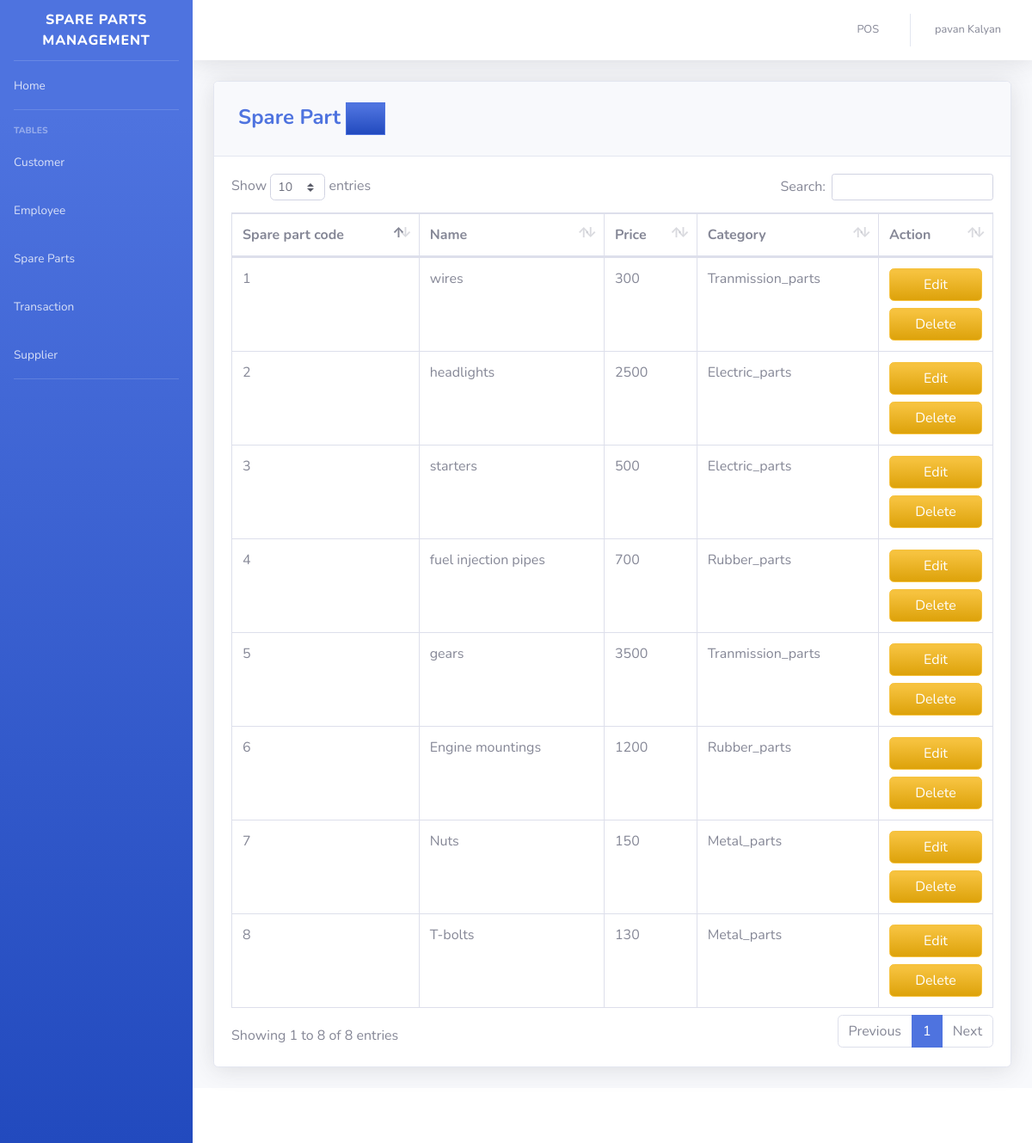
/pages/spare_parts.php (signed in), run on the app's committed database.
### tables this page shows
CREATE TABLE `product` (
  `PRODUCT_ID` int(11) NOT NULL,
  `PRODUCT_CODE` varchar(20) NOT NULL,
  `NAME` varchar(50) DEFAULT NULL,
  `DESCRIPTION` varchar(250) NOT NULL,
  `QTY_STOCK` int(50) DEFAULT NULL,
  `ON_HAND` int(250) NOT NULL,
  `PRICE` int(50) DEFAULT NULL,
  `CATEGORY_ID` int(11) DEFAULT NULL,
  `SUPPLIER_ID` int(11) DEFAULT NULL,
  `DATE_STOCK_IN` varchar(50) NOT NULL
);

CREATE TABLE `category` (
  `CATEGORY_ID` int(11) NOT NULL,
  `CNAME` varchar(50) DEFAULT NULL
);

### pages/spare_parts.php (the view, shortened to what this page needs)
<?php
include'../includes/connection.php';
include'../includes/sidebar.php';
?>
            <div class="card shadow mb-4">
            <div class="card-header py-3">
              <h4 class="m-2 font-weight-bold text-primary">Spare Part&nbsp;<a  href="#" data-toggle="modal" data-target="#aModal" type="button" class="btn btn-primary bg-gradient-primary" style="border-radius: 0px;"><i class="fas fa-fw fa-plus"></i></a></h4>
            </div>
            <div class="card-body">
              <div class="table-responsive">
                <table class="table table-bordered" id="dataTable" width="100%" cellspacing="0">
               <thead>
                   <tr>
                     <th>Spare part code</th>
                     <th>Name</th>
                     <th>Price</th>
                     <th>Category</th>
                     <th>Action</th>
                   </tr>
               </thead>
          <tbody>
<?php
    $query = 'SELECT PRODUCT_ID, PRODUCT_CODE, NAME, PRICE, CNAME, DATE_STOCK_IN FROM product p join category c on p.CATEGORY_ID=c.CATEGORY_ID GROUP BY PRODUCT_CODE';
        $result = mysqli_query($db, $query) or die (mysqli_error($db));
            while ($row = mysqli_fetch_assoc($result)) {
                echo '<tr>';
                echo '<td>'. $row['PRODUCT_CODE'].'</td>';
                echo '<td>'. $row['NAME'].'</td>';
                echo '<td>'. $row['PRICE'].'</td>';
                echo '<td>'. $row['CNAME'].'</td>';
                      echo '<td align="right">
                                  <a type="button" class="btn btn-warning bg-gradient-warning btn-block" href="pro_edit.php?action=edit & id='.$row['PRODUCT_ID']. '">
                                    </i> Edit
                                  </a>
								  <a type="button" class="btn btn-warning bg-gradient-warning btn-block" href="pro_del.php?action=del & id='.$row['PRODUCT_ID']. '">
                                   </i> Delete
									</a>
                            </div>
                          </div> </td>';
                echo '</tr> ';
                        }
?>
<?php
include'../includes/footer.php';
?>

### includes/sidebar.php (shortened to what this page needs)
<!DOCTYPE html>
<html lang="en">
<head>
  <link href="../vendor/fontawesome-free/css/all.min.css" rel="stylesheet" type="text/css">
  <link href="../css/sb-admin-2.min.css" rel="stylesheet">
  <link href="../vendor/datatables/dataTables.bootstrap4.min.css" rel="stylesheet">
</head>
<body id="page-top">
  <div id="wrapper">
    <ul class="navbar-nav bg-gradient-primary sidebar sidebar-dark accordion" id="accordionSidebar">
      <a class="sidebar-brand d-flex align-items-center justify-content-center" href="index.php">
        <div class="sidebar-brand-text mx-3">Spare Parts Management</div>
      </a>
      <hr class="sidebar-divider my-0">
      <li class="nav-item">
        <a class="nav-link" href="index.php">
          <span>Home</span></a>
      </li>
      <hr class="sidebar-divider">
      <div class="sidebar-heading">
        Tables
      </div>
      <li class="nav-item">
        <a class="nav-link" href="customer.php">
          <span>Customer</span></a>
      </li>
      <li class="nav-item">
        <a class="nav-link" href="Employee.php">
          <span>Employee</span></a>
      </li>
      <li class="nav-item">
        <a class="nav-link" href="spare_parts.php">
          <span>Spare Parts</span></a>
      </li>
      <li class="nav-item">
        <a class="nav-link" href="transaction.php">
          <span>Transaction</span></a>
      </li>
      <li class="nav-item">
        <a class="nav-link" href="Supplier.php">
          <span>Supplier</span></a>
      </li>
      <hr class="sidebar-divider d-none d-md-block">
    </ul>
    <?php include_once 'topbar.php'; ?>

### includes/topbar.php (shortened to what this page needs)
<div id="content-wrapper" class="d-flex flex-column">
  <div id="content">
    <nav class="navbar navbar-expand navbar-light bg-white topbar mb-4 static-top shadow">
      <ul class="navbar-nav ml-auto">
        <li class="nav-item dropdown no-arrow">
          <a class="nav-link" href="pos.php" role="button">
            <span class="mr-2 d-none d-lg-inline text-gray-600 small">POS</span>
          </a>
        </li>
        <li class="nav-item dropdown no-arrow">
          <a class="nav-link dropdown-toggle" href="#" id="userDropdown" role="button" data-toggle="dropdown" aria-haspopup="true" aria-expanded="false">
            <span class="mr-2 d-none d-lg-inline text-gray-600 small"><?php echo  $_SESSION['FIRST_NAME']. ' '.$_SESSION['LAST_NAME'] ;?></span>
          </a>
        </li>
      </ul>
    </nav>
    <div class="container-fluid">

### includes/footer.php (shortened to what this page needs)
      <footer class="sticky-footer bg-white">
      </footer>
</body>
</html>

### data on the page
product: PRODUCT_CODE "1", NAME "wires", PRICE "300", CATEGORY_ID.CNAME "Tranmission_parts"
product: PRODUCT_CODE "2", NAME "headlights", PRICE "2500", CATEGORY_ID.CNAME "Electric_parts"
product: PRODUCT_CODE "3", NAME "starters", PRICE "500", CATEGORY_ID.CNAME "Electric_parts"
product: PRODUCT_CODE "4", NAME "fuel injection pipes", PRICE "700", CATEGORY_ID.CNAME "Rubber_parts"
product: PRODUCT_CODE "5", NAME "gears", PRICE "3500", CATEGORY_ID.CNAME "Tranmission_parts"
product: PRODUCT_CODE "6", NAME "Engine mountings", PRICE "1200", CATEGORY_ID.CNAME "Rubber_parts"
product: PRODUCT_CODE "7", NAME "Nuts", PRICE "150", CATEGORY_ID.CNAME "Metal_parts"
product: PRODUCT_CODE "8", NAME "T-bolts", PRICE "130", CATEGORY_ID.CNAME "Metal_parts"

### other printed values
$_SESSION['FIRST_NAME'] "pavan"
$_SESSION['LAST_NAME'] "Kalyan"
